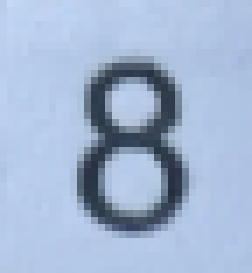
#> input picture semestral/app/tests/images/digit1.png, 36 x 39 px, found by its file name (shown 7 times larger); its folder holds only this picture in this run
$ python sudoku_demo.py
#> lines starting #> are read from the running program, lines starting #| are printed output that depends on the picture; after the words box and inside, x2 and y2 are one past the last pixel; in counts of white or black regions, pixels touching at a corner belong together
### semestral/app/src/create_table.py
# import cv2
import pytesseract as tess
# import numpy as np
# from paddleocr import PaddleOCR
# ocr = PaddleOCR(use_angle_cls=True, lang='en') # need to run only once to download and load model into memory

# [149 lines left out: functions detect_digit, preprocess_image, create, not called in this run]

import cv2
import numpy as np
import pytesseract
# import matplotlib.pyplot as plt # Uncomment for debugging with plots

# Ak Tesseract nie je v PATH, odkomentujte a upravte nasledujúci riadok:
# On Windows, it might be:
# pytesseract.pytesseract.tesseract_cmd = r'C:\Program Files\Tesseract-OCR\tesseract.exe'
# On Linux, it's often automatically found if tesseract-ocr is installed.
# On macOS (using Homebrew):
# pytesseract.pytesseract.tesseract_cmd = r'/usr/local/bin/tesseract' # or /opt/homebrew/bin/tesseract for Apple Silicon

# [13 lines left out: function order_points, not called in this run]

def detect_blue_pen_content(image):
    """
    Enhanced blue pen detection using multiple color spaces
    Optimized for handwritten Sudoku with blue pen
    """
    if len(image.shape) != 3 or image.shape[2] != 3:
        return np.zeros(image.shape[:2], dtype=np.uint8)

    # Method 1: Blue channel enhancement
    blue_channel = image[:,:,2].astype(np.float32)
    red_channel = image[:,:,0].astype(np.float32)
    green_channel = image[:,:,1].astype(np.float32)

    # Enhance blue relative to other channels
    blue_enhanced = blue_channel - 0.3 * (red_channel + green_channel) / 2
    blue_enhanced = np.clip(blue_enhanced, 0, 255).astype(np.uint8)
    _, blue_thresh = cv2.threshold(blue_enhanced, 0, 255, cv2.THRESH_BINARY + cv2.THRESH_OTSU)

    # Method 2: HSV blue detection with multiple ranges
    hsv = cv2.cvtColor(image, cv2.COLOR_BGR2HSV)

    # Standard blue range
    lower_blue1 = np.array([100, 50, 50])
    upper_blue1 = np.array([130, 255, 255])
    blue_mask1 = cv2.inRange(hsv, lower_blue1, upper_blue1)

    # Darker blue range
    lower_blue2 = np.array([110, 30, 30])
    upper_blue2 = np.array([140, 255, 200])
    blue_mask2 = cv2.inRange(hsv, lower_blue2, upper_blue2)

    # Method 3: LAB color space
    lab = cv2.cvtColor(image, cv2.COLOR_BGR2LAB)
    b_channel = lab[:,:,2]
    _, lab_blue = cv2.threshold(b_channel, 140, 255, cv2.THRESH_BINARY)

    # Combine all blue detection methods
    combined_blue = cv2.bitwise_or(blue_thresh, blue_mask1)
    combined_blue = cv2.bitwise_or(combined_blue, blue_mask2)
    combined_blue = cv2.bitwise_or(combined_blue, lab_blue)

    # Clean up noise
    kernel = np.ones((2,2), np.uint8)
    combined_blue = cv2.morphologyEx(combined_blue, cv2.MORPH_OPEN, kernel)

    return combined_blue

def load_and_preprocess_image(image_path):
    """
    Enhanced image loading and preprocessing with blue pen detection
    Returns the original image, the grayscale image, and improved thresholded image for grid detection.
    """
    original_image = cv2.imread(image_path)
    if original_image is None:
        raise FileNotFoundError(f"Nebolo možné načítať obrázok: {image_path}")

    gray_image = cv2.cvtColor(original_image, cv2.COLOR_BGR2GRAY)
    blurred_image = cv2.GaussianBlur(gray_image, (5, 5), 0)

    # Enhanced detection combining traditional methods with blue pen detection
    # Traditional adaptive thresholding
    traditional_thresh = cv2.adaptiveThreshold(
        blurred_image, 255, cv2.ADAPTIVE_THRESH_GAUSSIAN_C,
        cv2.THRESH_BINARY_INV, 11, 2
    )

    # Blue pen detection
    blue_pen_mask = detect_blue_pen_content(original_image)

    # Edge detection for grid lines
    edges = cv2.Canny(blurred_image, 50, 150)

    # Combine all detection methods
    combined_mask = cv2.bitwise_or(traditional_thresh, blue_pen_mask)
    combined_mask = cv2.bitwise_or(combined_mask, edges)

    # Clean up the combined mask
    kernel_close = np.ones((5,5), np.uint8)
    thresholded_for_grid = cv2.morphologyEx(combined_mask, cv2.MORPH_CLOSE, kernel_close)

    kernel_open = np.ones((3,3), np.uint8)
    thresholded_for_grid = cv2.morphologyEx(thresholded_for_grid, cv2.MORPH_OPEN, kernel_open)

    return original_image, gray_image, thresholded_for_grid

def find_sudoku_grid_contour(processed_image):
    """
    Enhanced function to find the largest square-like contour in the processed image.
    Uses multiple approaches to find the Sudoku grid with better robustness.
    Returns the contour points.
    """
    contours, _ = cv2.findContours(
        processed_image.copy(), cv2.RETR_EXTERNAL, cv2.CHAIN_APPROX_SIMPLE
    )
    if not contours:
        return None

    # Sort contours by area
    contours = sorted(contours, key=cv2.contourArea, reverse=True)

    # Calculate minimum area threshold (more flexible)
    image_area = processed_image.shape[0] * processed_image.shape[1]
    min_area_threshold = image_area * 0.05  # At least 5% of image
    max_area_threshold = image_area * 0.90  # At most 90% of image

    # Try to find a good rectangular contour
    for c in contours:
        area = cv2.contourArea(c)

        # Skip contours that are too small or too large
        if area < min_area_threshold or area > max_area_threshold:
            continue

        perimeter = cv2.arcLength(c, True)

        # Try different approximation levels
        for epsilon_factor in [0.01, 0.02, 0.03, 0.05, 0.08]:
            epsilon = epsilon_factor * perimeter
            approx_poly = cv2.approxPolyDP(c, epsilon, True)

            if len(approx_poly) == 4:
                # Check if it's reasonably square
                rect = cv2.minAreaRect(c)
                width, height = rect[1]
                if width > 0 and height > 0:
                    aspect_ratio = max(width, height) / min(width, height)
                    if aspect_ratio < 2.5:  # Allow some tolerance for perspective
                        return approx_poly

    # Fallback: use bounding rectangle of largest valid contour
    for c in contours:
        area = cv2.contourArea(c)
        if min_area_threshold <= area <= max_area_threshold:
            x, y, w, h = cv2.boundingRect(c)
            return np.array([[[x, y]], [[x+w, y]], [[x+w, y+h]], [[x, y+h]]], dtype=np.int32)

    return None

# [197 lines left out: functions warp_perspective_grid, split_grid_into_cells, preprocess_cell_for_ocr, recognize_digit_with_pytesseract, not called in this run]


def extract_sudoku_data_from_image(image_path, show_steps=False):
    """
    Main function to orchestrate Sudoku grid detection and digit recognition.
    Returns a 9x9 NumPy array with recognized digits (0 for empty).
    """
    try:
        original_image, gray_image, processed_for_grid_detection = load_and_preprocess_image(image_path)
        if show_steps:
            cv2.imshow("1. Thresholded for Grid Detection", processed_for_grid_detection)
            cv2.waitKey(0)
    except FileNotFoundError as e:
        print(e)
        return None
    except Exception as e:
        print(f"Chyba pri načítaní alebo predspracovaní obrázka: {e}")
        return None

    grid_contour = find_sudoku_grid_contour(processed_for_grid_detection)
    if grid_contour is None:
        print("Chyba: Sudoku mriežka nebola nájdená na obrázku.")
        return None

    if show_steps:
        debug_image_grid = original_image.copy()
        cv2.drawContours(debug_image_grid, [grid_contour], -1, (0, 255, 0), 3)
        cv2.imshow("2. Detected Sudoku Grid Contour", debug_image_grid)
        cv2.waitKey(0)

    # Warp using the grayscale image for better digit quality in cells
    warped_sudoku_grid = warp_perspective_grid(gray_image, grid_contour)
    if warped_sudoku_grid is None:
        print("Chyba: Nepodarilo sa transformovať perspektívu mriežky.")
        return None

    if show_steps:
        cv2.imshow("3. Warped Sudoku Grid (Grayscale)", warped_sudoku_grid)
        cv2.waitKey(0)

    sudoku_cell_images = split_grid_into_cells(warped_sudoku_grid)
    if len(sudoku_cell_images) != 81:
        print("Chyba: Mriežku sa nepodarilo rozdeliť na 81 buniek.")
        return None

    sudoku_matrix = np.zeros((9, 9), dtype=int)
    print("Spracovávajú sa bunky a rozpoznávajú číslice pomocou Pytesseract...")

    first_tesseract_error = True

    for i, cell_img_gray in enumerate(sudoku_cell_images):
        row, col = i // 9, i % 9

        # Preprocess the grayscale cell for OCR
        # `cell_img_gray` is already grayscale from the warped grid
        image_for_ocr = preprocess_cell_for_ocr(cell_img_gray.copy())

        recognized_digit = 0
        if image_for_ocr is not None:
            try:
                recognized_digit = recognize_digit_with_pytesseract(image_for_ocr)
            except pytesseract.TesseractNotFoundError:
                if first_tesseract_error: # Print error only once
                   # Message already printed in recognize_digit_with_pytesseract
                   first_tesseract_error = False
                # If Tesseract is not found, we can't proceed with OCR for other cells.
                # You might choose to return None or an empty matrix.
                # For now, we'll fill with 0s and let the loop finish.
                # Or, re-raise the exception to stop execution:
                # raise
                pass # Continue filling with 0s if Tesseract is not found after first error.
            except Exception as e: # Other Pytesseract errors
                # Silently ignore for this cell, it will be 0
                pass


        sudoku_matrix[row, col] = recognized_digit

        if show_steps and image_for_ocr is not None:
            # Display the image that was sent to Pytesseract
            display_title = f"4. Cell ({row},{col}) for OCR. Recognized: {recognized_digit if recognized_digit else 'N/A'}"
            cv2.imshow(display_title, image_for_ocr)
            key = cv2.waitKey(50) # Small delay, press key to advance faster
            if key == 27: # ESC key to stop showing steps
                show_steps = False
                cv2.destroyWindow(display_title) # Close current window
                # Potentially close all other step windows if needed, or let them be closed at the end
        elif show_steps and image_for_ocr is None: # Cell was deemed empty by preprocessing
             if (i < 5 or i > 75): # Show a few empty cell attempts
                empty_cell_display = np.full((50, 50), 200, dtype=np.uint8) # Gray image
                cv2.putText(empty_cell_display, "Empty", (5,30), cv2.FONT_HERSHEY_SIMPLEX, 0.5, (0,0,0), 1)
                cv2.imshow(f"4. Cell ({row},{col}) - Empty", empty_cell_display)
                cv2.waitKey(50)


    if show_steps:
        print("\nZobrazenie krokov dokončené.")
        cv2.destroyAllWindows()

    return sudoku_matrix

# --- Example Usage ---
# [17 lines that do not run on import are left out]

    # [6 lines of commented-out code are left out]

### semestral/app/src/sudoku_demo.py
#!/usr/bin/env python3
"""
Enhanced Sudoku Detection Demo
Demonstrates the improved detection capabilities for blue pen handwriting
"""

import sys
import os
sys.path.insert(0, os.path.dirname(os.path.abspath(__file__)))

def demo_sudoku_detection():
    """Demonstrate the enhanced Sudoku detection with visual output"""
    try:
        from create_table import extract_sudoku_data_from_image
        import cv2
        import numpy as np

        print("🔍 Enhanced Sudoku Detection Demo")
        print("=" * 40)
        print()
        print("Features:")
        print("✅ Blue pen handwriting detection")
        print("✅ Multiple color space analysis (HSV, LAB, RGB)")
        print("✅ Enhanced grid detection with edge detection")
        print("✅ Improved digit recognition with multiple OCR configurations")
        print("✅ Robust contour detection with fallback options")
        print()

        # Test directory
        test_dir = "/home/tomas/PYT/motustom/semestral/app/tests/images"

        if not os.path.exists(test_dir):
            print(f"❌ Test directory not found: {test_dir}")
            return

        # Available test images
        available_images = []
        for filename in os.listdir(test_dir):
            if filename.lower().endswith(('.png', '.jpg', '.jpeg')):
                available_images.append(filename)

        print(f"📁 Found {len(available_images)} test images:")
        for i, img in enumerate(available_images, 1):
            print(f"   {i}. {img}")
        print()

        # Process each image
        for img_name in available_images:
            img_path = os.path.join(test_dir, img_name)

            print(f"🔄 Processing: {img_name}")
            print("-" * 30)

            try:
                # Load and show image info
                image = cv2.imread(img_path)
#> image is the input picture: shape (39, 36, 3); mean B, G, R 210.9, 182, 162.5
                if image is not None:
                    h, w = image.shape[:2]
#> h = 39; w = 36
                    print(f"📐 Image size: {w}x{h} pixels")
#| 📐 Image size: 36x39 pixels

                    # Process with enhanced detection
                    print("🧠 Running enhanced detection...")
                    sudoku_matrix = extract_sudoku_data_from_image(img_path, show_steps=False)
#> in load_and_preprocess_image, `blurred_image = cv2.GaussianBlur(gray_image, (5, 5), 0)`:
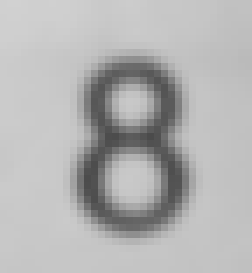
#> blurred_image: shape (39, 36) (shown 7 times larger); min 75, max 209, mean 179.5
#> in load_and_preprocess_image, `traditional_thresh = cv2.adaptiveThreshold( blurred_image, 255, cv2.AD..`:
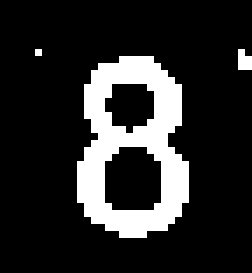
#> traditional_thresh: shape (39, 36) (shown 7 times larger); 16.7% white; 3 white regions (2 under 20 px), largest, box (x1, y1, x2, y2) and area: (11, 8, 27, 34) 228
#> in detect_blue_pen_content, `red_channel = image[:,:,0].astype(np.float32)`:
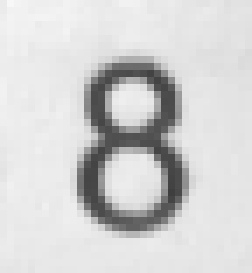
#> red_channel: shape (39, 36) float32 (shown 7 times larger); min 63, max 247, mean 210.9
#> in detect_blue_pen_content, `blue_enhanced = blue_channel - 0.3 * (red_channel + green_channel) / 2`:
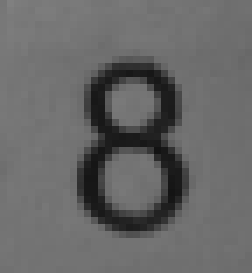
#> blue_enhanced: shape (39, 36) float32 (shown 7 times larger); min 19.55, max 128.4, mean 103.6
#> in detect_blue_pen_content, `_, blue_thresh = cv2.threshold(blue_enhanced, 0, 255, cv2.THRESH_BINAR..`: blue_thresh: shape (39, 36); 86% white; 1 black region, box (x1, y1, x2, y2) and area: (11, 9, 27, 33) 197
#> in detect_blue_pen_content, `hsv = cv2.cvtColor(image, cv2.COLOR_BGR2HSV)`: hsv: shape (39, 36, 3); mean H, S, V 107.8, 60.7, 210.9
#> in detect_blue_pen_content, `blue_mask1 = cv2.inRange(hsv, lower_blue1, upper_blue1)`:
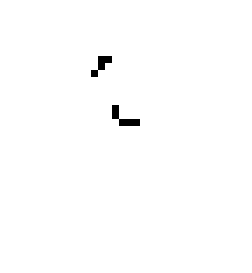
#> blue_mask1: shape (39, 36) (shown 7 times larger); 99.4% white; black in thin lines or dots, all inside (x1, y1, x2, y2) = (13, 8, 20, 18)
#> in detect_blue_pen_content, `blue_mask2 = cv2.inRange(hsv, lower_blue2, upper_blue2)`: blue_mask2: shape (39, 36); 1.5% white in thin lines or dots, all inside (x1, y1, x2, y2) = (12, 9, 26, 33)
#> in detect_blue_pen_content, `lab = cv2.cvtColor(image, cv2.COLOR_BGR2LAB)`: lab: shape (39, 36, 3); mean of channels 0, 1, 2 186.4, 127.6, 111.2
#> in detect_blue_pen_content, `b_channel = lab[:,:,2]`:
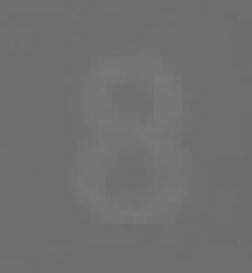
#> b_channel: shape (39, 36) (shown 7 times larger); min 108, max 120, mean 111.2
#> in detect_blue_pen_content, `_, lab_blue = cv2.threshold(b_channel, 140, 255, cv2.THRESH_BINARY)`: lab_blue: shape (39, 36); every value is 0
#> in detect_blue_pen_content, `combined_blue = cv2.bitwise_or(blue_thresh, blue_mask1)`: combined_blue: shape (39, 36); every value is 255
#> in load_and_preprocess_image, `edges = cv2.Canny(blurred_image, 50, 150)`:
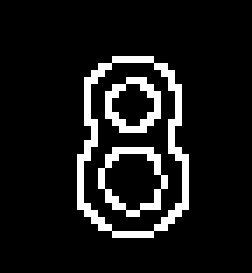
#> edges: shape (39, 36) (shown 7 times larger); 9.8% white in thin lines or dots, all inside (x1, y1, x2, y2) = (11, 8, 27, 34)
#> in find_sudoku_grid_contour, `contours, _ = cv2.findContours( processed_image.copy(), cv2.RETR_EXTER..`: contours = [[[0, 0], [0, 38], [35, 38], [35, 0]]]
#> the loop in find_sudoku_grid_contour, `for c in contours:` made 1 pass
#> (c, area) on pass 1: ([[0, 0], [0, 38], [35, 38], [35, 0]], 1330)

                    if sudoku_matrix is not None:
                        print("✅ Grid detection successful!")

                        # Analyze results
                        detected_digits = np.count_nonzero(sudoku_matrix)
                        total_cells = 81
                        empty_cells = total_cells - detected_digits

                        print(f"📊 Detection Statistics:")
                        print(f"   • Detected digits: {detected_digits}/81 ({(detected_digits/81)*100:.1f}%)")
                        print(f"   • Empty cells: {empty_cells}")

                        # Show the detected Sudoku grid
                        print(f"🔢 Detected Sudoku Grid:")
                        print("   " + "─" * 25)
                        for i in range(9):
                            row_str = "   │ "
                            for j in range(9):
                                digit = sudoku_matrix[i, j]
                                if digit == 0:
                                    row_str += "· "
                                else:
                                    row_str += f"{digit} "
                                if j == 2 or j == 5:
                                    row_str += "│ "
                            row_str += "│"
                            print(row_str)
                            if i == 2 or i == 5:
                                print("   ├" + "─" * 7 + "┼" + "─" * 7 + "┼" + "─" * 7 + "┤")
                        print("   " + "─" * 25)

                        # Digit distribution
                        if detected_digits > 0:
                            digit_counts = {}
                            for i in range(1, 10):
                                count = np.sum(sudoku_matrix == i)
                                if count > 0:
                                    digit_counts[i] = count

                            if digit_counts:
                                print(f"📈 Digit distribution:")
                                for digit, count in sorted(digit_counts.items()):
                                    print(f"   • Digit {digit}: {count} times")
                    else:
                        print("❌ Failed to detect Sudoku grid")
                        print("   Possible issues:")
                        print("   • Grid not clearly visible")
                        print("   • Image too blurry or low contrast")
                        print("   • Unexpected image format")

                else:
                    print(f"❌ Could not load image: {img_name}")

            except Exception as e:
                print(f"❌ Error processing {img_name}: {e}")

            print()
            print("=" * 50)
            print()

        print("🏁 Demo completed!")
        print()
        print("💡 Tips for better detection:")
        print("   • Ensure good lighting and contrast")
        print("   • Use clear, legible handwriting")
        print("   • Keep the camera steady to avoid blur")
        print("   • Make sure the entire Sudoku grid is visible")
        print("   • Blue pen often works better than pencil")

    except ImportError as e:
        print(f"❌ Import error: {e}")
        print("Please install required dependencies:")
        print("   pip install opencv-python numpy pytesseract")
    except Exception as e:
        print(f"❌ Unexpected error: {e}")

# [51 lines left out: function save_detection_results, not called in this run]

if __name__ == "__main__":
    if len(sys.argv) > 1 and sys.argv[1] == "--save":
        save_detection_results()
    else:
        demo_sudoku_detection()
